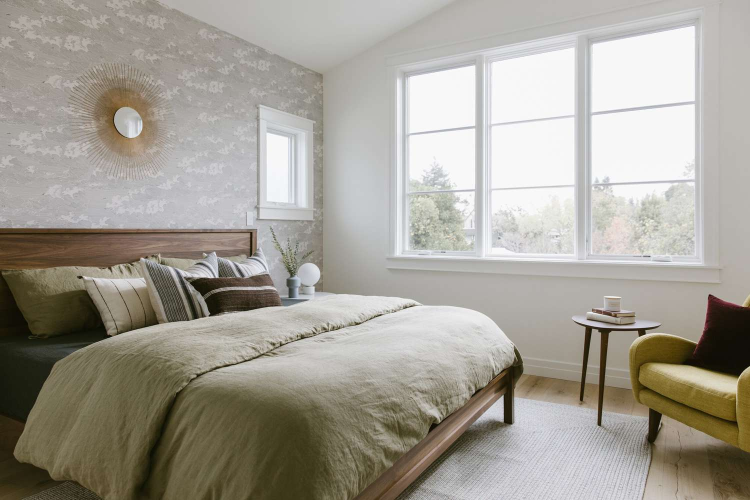
#> input picture data/test.jpg, 1500 x 1000 px (shown at 1/2 size)
$ python -i basic.py   (imports and definitions only)
#> lines starting #> are read from the running program, lines starting #| are printed output that depends on the picture
#> further down, picture is the input picture: shape (1000, 1500, 3); mean B, G, R 149.5, 159.1, 163.6
import cv2
import numpy as np


def grayscale_image(image: np.ndarray) -> np.ndarray:
    """
    Converts a BGR OpenCV image to grayscale.
    """
    return cv2.cvtColor(image, cv2.COLOR_BGR2GRAY)
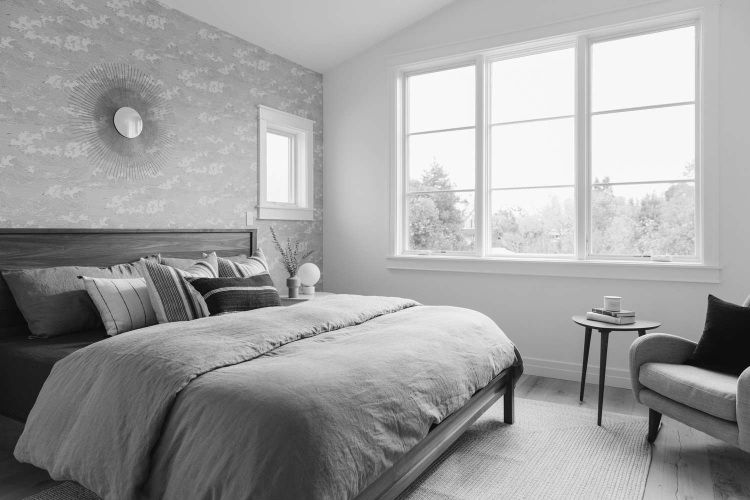
#> returned value: shape (1000, 1500) (shown at 1/2 size); min 1, max 255, mean 159.3


def pixelate_image(image: np.ndarray, grid_size: int = 32) -> np.ndarray:
    """
    Simulates low-resolution prosthetic vision by converting the image
    to grayscale, shrinking it, and scaling it back up.

    Higher grid_size = more detail.
    Lower grid_size = more pixelated.
    """
    gray = grayscale_image(image)

    height, width = gray.shape[:2]
#> height = 1000; width = 1500


    small = cv2.resize(gray, (grid_size, grid_size), interpolation=cv2.INTER_LINEAR)
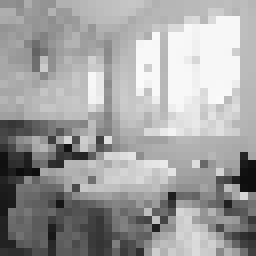
#> small: shape (32, 32) (shown 8 times larger); min 12, max 251, mean 160.4
    pixelated = cv2.resize(small, (width, height), interpolation=cv2.INTER_NEAREST)
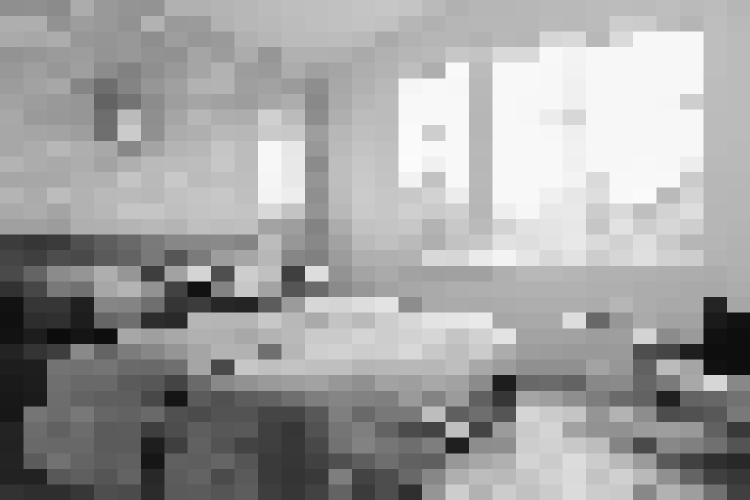
#> pixelated: shape (1000, 1500) (shown at 1/2 size); min 12, max 251, mean 160.4

    return pixelated

>>> import cv2
>>> picture = cv2.imread('../../data/test.jpg')
>>> result = pixelate_image(picture)
